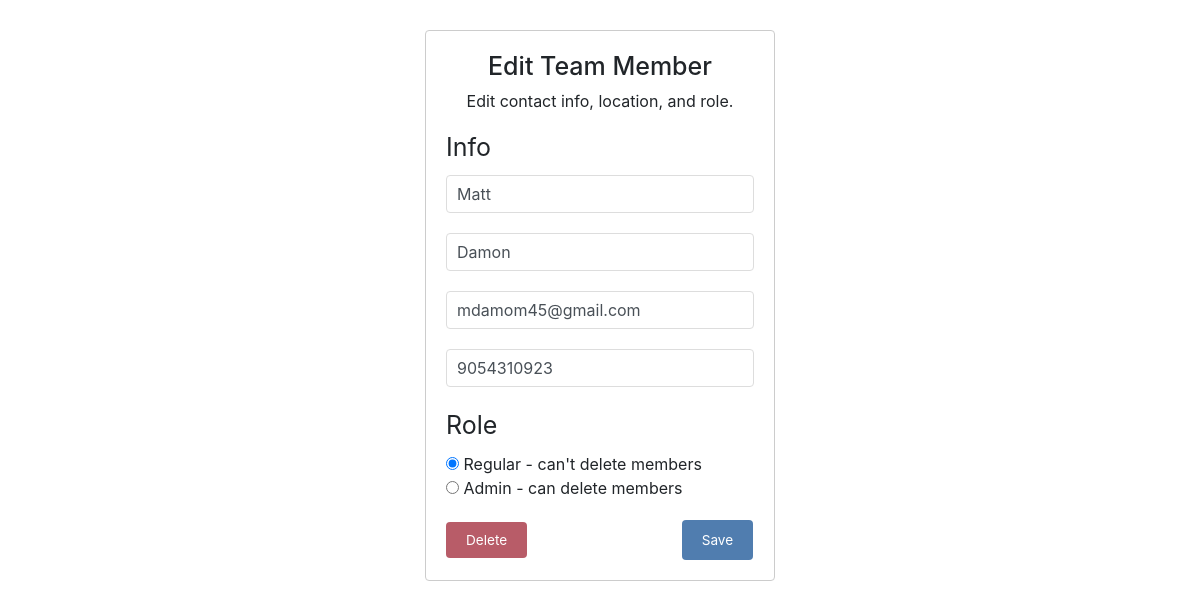
The page /team/edit/5/ on the database its author committed.
### team_management_app/models.py (models this page shows, shortened)
class TeamMember(models.Model):
    ROLE_CHOICES = (
        ('regular', 'Regular'),
        ('admin', 'Admin'),
    )
    first_name = models.CharField(max_length=100)
    last_name = models.CharField(max_length=100)
    email = models.EmailField(unique=True)
    phone_number = models.CharField(max_length=15)
    role = models.CharField(max_length=10, choices=ROLE_CHOICES, default='regular')

### team_management_app/views.py (the view)
# urls.py: path('edit/<int:pk>/', TeamMemberUpdateView.as_view(), name='team_member_edit'),
class TeamMemberUpdateView(UpdateView):
    model = TeamMember
    form_class = TeamMemberForm
    template_name = 'team_member_form.html'
    success_url = reverse_lazy('team_member_list')
    def get_context_data(self, **kwargs):
        context = super().get_context_data(**kwargs)
        context['is_adding'] = False  # Indicates this is the 'Edit' page
        return context

### team_management_app/forms.py
class TeamMemberForm(forms.ModelForm):
    class Meta:
        model = TeamMember
        fields = ['first_name', 'last_name', 'email', 'phone_number', 'role']

### team_management_app/templates/team_member_form.html (shortened to what this page needs)
{% extends 'base.html' %}
{% load static %}
{% block content %}
  <div class="form-container">
    {% if is_adding %}
      <h2 class="edittitle">Add Team Member</h2>
    {% else %}
      <h2 class="edittitle">Edit Team Member</h2>
    {% endif %}
    <p>Edit contact info, location, and role.</p>
    <label class="rolelabel">Info</label>
    <form method="post" class="team-member-form">
      {% for field in form %}
        {% if field.name == "role" %}
          <div>
            <label class="rolelabel">Role</label>
            {% for choice in field.field.choices %}
              <div>
                <input type="radio" name="{{ field.name }}" value="{{ choice.0 }}" {% if field.value == choice.0 %} checked {% endif %}>
                {% if choice.1 == "Regular" %}
                  {{ choice.1 }} - can't delete members
                {% elif choice.1 == "Admin" %}
                  {{ choice.1 }} - can delete members
                {% else %}
                  {{ choice.1 }}
                {% endif %}
              </div>
            {% endfor %}
          </div>
        {% else %}
          {% if field.value %}
            <input type="{{ field.field.widget.input_type }}" name="{{ field.name }}" value="{{ field.value }}" id="id_{{ field.name }}" class="form-control">
          {% else %}
            <input type="{{ field.field.widget.input_type }}" name="{{ field.name }}" placeholder="{{ field.label }}" id="id_{{ field.name }}" class="form-control">
          {% endif %}
        {% endif %}
      {% endfor %}
      {% if not is_adding %}
      <a href="{% url 'team_member_delete' form.instance.pk %}" class="delete-btn">Delete</a>
      {% endif %}
      <input type="submit" value="Save" class="save-btn">
    </form>
  </div>
{% endblock %}

### team_management_app/static/team_management_app/team.css (style rules this page uses)
h2, p { text-align: center; }
a { color: #428bca; text-decoration: none; margin: 0 auto; text-align: center; }

### team_management_app/static/team_management_app/team_forms.css (style rules this page uses)
.form-container { max-width: 350px; margin: 30px auto; padding: 20px; background-color: #ffffff; border-radius: 4px; border: 1px solid #ccc; }
.edittitle { font-size: 25px; }
h2 { text-align: center; }
.team-member-form label { display: block; margin-bottom: .5rem; font-weight: bold; }
input[type="text"], input[type="email"], input[type="tel"], select { width: 100%; padding: 10px; margin-bottom: 20px; border: 1px solid #ddd; border-radius: 4px; }
.save-btn, .delete-btn { padding: 10px; padding-left: 20px; padding-right: 20px; border: none; margin-top: 20px; border-radius: 4px; color: white; font-size: 0.85rem; }
.delete-btn { margin-right: 150px; }
.rolelabel { font-size: 25px; font-weight: normal; }
.team-member-form .rolelabel { font-size: 25px; font-weight: normal; }
.save-btn { background-color: #507DAF; }
.delete-btn { background-color: #B85C68; }

### rows shown on the page
TeamMember: first_name "Matt" "Damon" "mdamom45@gmail.com" "9054310923", role "☑"

### other values the page prints
{{ choice.1 }} "Regular"
{{ choice.1 }} "Admin"
